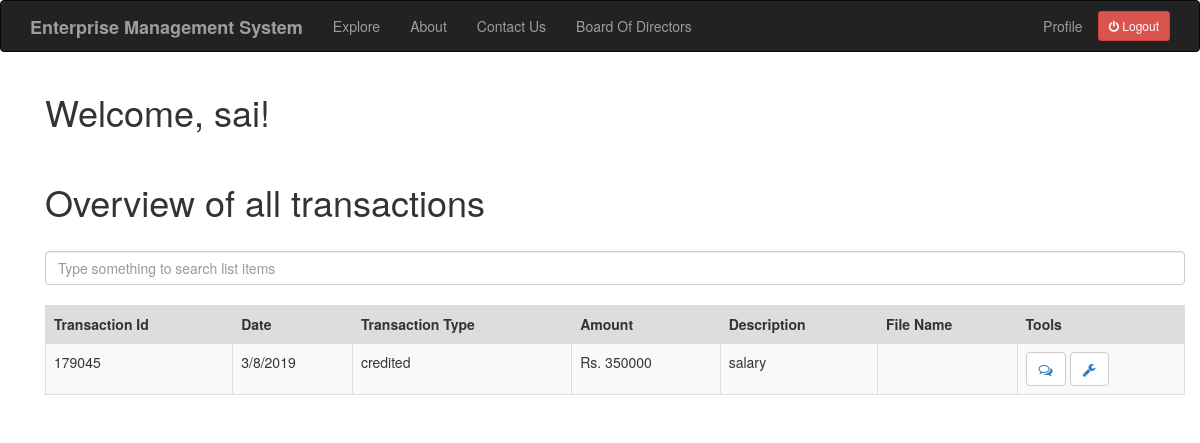
Page /acc_index (signed in) on the committed database.
### app/models.py (models this page shows, shortened)
class User(UserMixin,db.Model):
    id = db.Column(db.Integer,primary_key=True)
    username = db.Column(db.String(64), index=True,unique=True)
    email = db.Column(db.String(120),index=True,unique=True)
    password_hash = db.Column(db.String(128))
    job = db.Column(db.String(64))
    company = db.Column(db.String(64))
    designation = db.Column(db.String(64))
    posts = db.relationship('Post',backref='author',lazy='dynamic')
    comment = db.relationship('Comment',backref='comment_by',lazy='dynamic')
    about_me = db.Column(db.String(140))
    facebook = db.Column(db.String(64))
    twitter = db.Column(db.String(64))
    linkedin = db.Column(db.String(64))
    last_seen = db.Column(db.DateTime, default=datetime.utcnow)

class Transaction(db.Model):
    id = db.Column(db.Integer,primary_key=True)
    tr_id = db.Column(db.Integer)
    date = db.Column(db.String(64))
    description = db.Column(db.String(140))
    tr_type = db.Column(db.String(64))
    amount = db.Column(db.Integer)
    valid = db.Column(db.Boolean, default=False)
    user_id = db.Column(db.Integer,db.ForeignKey('user.id'))
    comment = db.relationship('Comment',backref='comment_of',lazy='dynamic')
    document = db.relationship('Document',backref='document_of',lazy='dynamic')

### app/routes.py (the view)
@app.route('/acc_index')
@login_required
def acc_index():
    link = 11
    transaction = Transaction.query.filter_by(user_id=link)
    document = Document.query.all()
    return render_template("acc_index.html", title='HomePage',transaction=transaction,document=document)

### app/models.py (called while the page is built)
@login.user_loader
def load_user(id):
    return User.query.get(int(id))

### app/routes.py (called while the page is built)
@app.before_request
def before_request():
    if current_user.is_authenticated:
        current_user.last_seen = datetime.utcnow()
        db.session.commit()

### app/templates/acc_index.html (shortened to what this page needs)
{% extends "base.html" %}
{% block app_content %}
<link rel="stylesheet" href="https://cdnjs.cloudflare.com/ajax/libs/font-awesome/4.7.0/css/font-awesome.min.css">
	<div class="container">
		<h1>Welcome, {{ current_user.username }}!</h1>
		<br>
		<h1>Overview of all transactions</h1>
		<br>
		<input class="form-control mb-4" id="tableSearch" type="text" placeholder="Type something to search list items">
        <br>
        <table class="table table-bordered table-striped" id="keywords">
            <thead>
                <tr style="background-color: #dddddd">
                    <th>Transaction Id</th>
                    <th>Date</th>
                    <th>Transaction Type</th>
                    <th>Amount</th>
                    <th>Description</th>
                    <th>File Name</th>
                    <th>Tools</th>
                </tr>
            </thead>
            <tbody id="myTable">
            {% for po in transaction %}
                <tr>
                    <td>{{ po.tr_id }}</td>
                    <td>{{ po.date }}</td>
                    <td>{{ po.tr_type }}</td>
                    <td>Rs. {{ po.amount }}</td>
                    <td>{{ po.description }}</td>
                    <td>
                    </td>
                    <td> <button type="button" class='btn btn-default'><a href="{{ url_for('add_comment', trans_id = po.id) }}"><i class="fa fa-comments-o" aria-hidden="true"></i></a></button>
                    <button type="button" class="btn btn-default"><a href="{{ url_for('update_status', trans_id = po.id)}}"><i class="fa fa-wrench" aria-hidden="true"></i></a></button>
                    </td>
                </tr>
            {% endfor %}
            </tbody>
        </table>
	</div>
{% endblock %}

### rows in the picture
User: username "sai"
Transaction: tr_id "179045", date "3/8/2019", tr_type "credited", amount "350000", description "salary"
